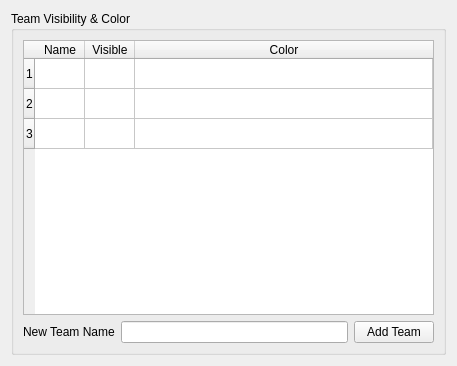
<?xml version="1.0" encoding="UTF-8"?>
<ui version="4.0">
 <class>WkfTeamVisibilityPrefWidget</class>
 <widget class="QWidget" name="WkfTeamVisibilityPrefWidget">
  <property name="geometry">
   <rect>
    <x>0</x>
    <y>0</y>
    <width>457</width>
    <height>366</height>
   </rect>
  </property>
  <property name="windowTitle">
   <string>Team Visibility</string>
  </property>
  <layout class="QVBoxLayout" name="verticalLayout_2">
   <item>
    <widget class="QGroupBox" name="teamVisibilityGroupBox">
     <property name="sizePolicy">
      <sizepolicy hsizetype="Preferred" vsizetype="Preferred">
       <horstretch>0</horstretch>
       <verstretch>0</verstretch>
      </sizepolicy>
     </property>
     <property name="title">
      <string>Team Visibility &amp;&amp; Color</string>
     </property>
     <layout class="QVBoxLayout" name="verticalLayout">
      <item>
       <widget class="QTableWidget" name="teamTableWidget">
        <property name="sizePolicy">
         <sizepolicy hsizetype="Expanding" vsizetype="Expanding">
          <horstretch>0</horstretch>
          <verstretch>0</verstretch>
         </sizepolicy>
        </property>
        <property name="rowCount">
         <number>3</number>
        </property>
        <property name="columnCount">
         <number>3</number>
        </property>
        <attribute name="horizontalHeaderDefaultSectionSize">
         <number>50</number>
        </attribute>
        <attribute name="horizontalHeaderStretchLastSection">
         <bool>true</bool>
        </attribute>
        <row/>
        <row/>
        <row/>
        <column>
         <property name="text">
          <string>Name</string>
         </property>
        </column>
        <column>
         <property name="text">
          <string>Visible</string>
         </property>
        </column>
        <column>
         <property name="text">
          <string>Color</string>
         </property>
        </column>
       </widget>
      </item>
      <item>
       <layout class="QHBoxLayout" name="newTeamHorizontalLayout">
        <item>
         <widget class="QLabel" name="label">
          <property name="text">
           <string>New Team Name</string>
          </property>
         </widget>
        </item>
        <item>
         <widget class="QLineEdit" name="teamNameLineEdit"/>
        </item>
        <item>
         <widget class="QPushButton" name="addTeamPushButton">
          <property name="text">
           <string>Add Team</string>
          </property>
         </widget>
        </item>
       </layout>
      </item>
     </layout>
    </widget>
   </item>
  </layout>
 </widget>
 <tabstops>
  <tabstop>teamTableWidget</tabstop>
  <tabstop>teamNameLineEdit</tabstop>
  <tabstop>addTeamPushButton</tabstop>
 </tabstops>
 <resources/>
 <connections/>
</ui>
